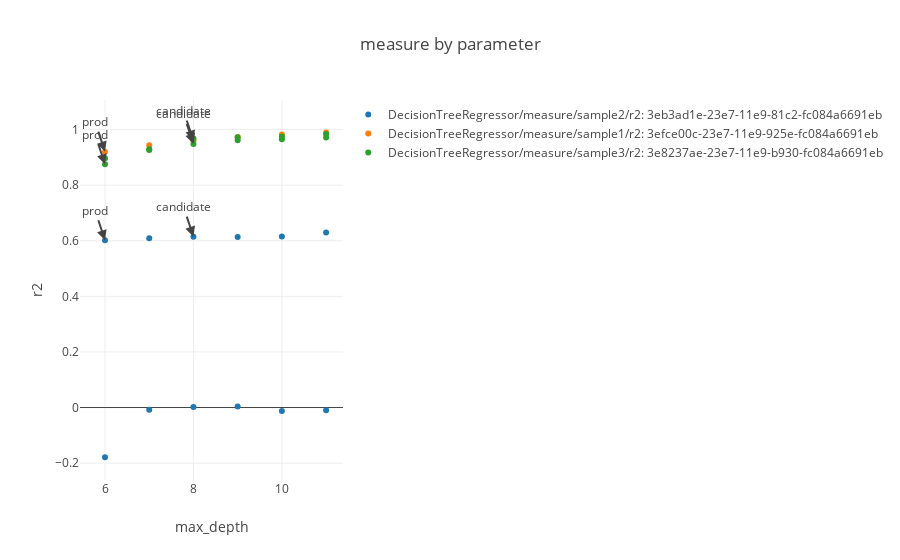

Write notebook code for a chart like this one.
### Markdown cell above
#### Plot error measure vs parameter

### Code cell
import pailab.analysis.plot_helper as plt_helper
import pailab.analysis.plot as plot
plot.measure_by_parameter(ml_repo, ml_repo.tree.models.DecisionTreeRegressor.measures('r2'), 'max_depth', data_versions=LAST_VERSION)
#ml_repo.models.DecisionTreeRegressor.measures('r2')

### Figure 1 — Plotly figure (JSON) as saved in the notebook; plotly's stock layout.template omitted (floating-point values rounded to 4 significant figures)
{"data": [{"mode": "markers", "name": "DecisionTreeRegressor/measure/sample2/r2: 3eb3ad1e-23e7-11e9-81c2-fc084a6691eb", "text": ["model version: 3ed68680-23e7-11e9-95ce-fc084a6691eb<br>sample3: 3eb3ad1e-23e7-11e9-81c2-fc084a6691eb<br>train_data: 3ed59ccc-23e7-11e9-a3d4-fc084a6691eb", "model version: 3edd38ac-23e7-11e9-a029-fc084a6691eb<br>sample3: 3eb3ad1e-23e7-11e9-81c2-fc084a6691eb<br>train_data: 3ed59ccc-23e7-11e9-a3d4-fc084a6691eb", "model version: 3ee1f06c-23e7-11e9-be39-fc084a6691eb<br>sample3: 3eb3ad1e-23e7-11e9-81c2-fc084a6691eb<br>train_data: 3ed59ccc-23e7-11e9-a3d4-fc084a6691eb", "model version: 3ee743f6-23e7-11e9-80c9-fc084a6691eb<br>sample3: 3eb3ad1e-23e7-11e9-81c2-fc084a6691eb<br>train_data: 3ed59ccc-23e7-11e9-a3d4-fc084a6691eb", "model version: 3eece56c-23e7-11e9-b3d5-fc084a6691eb<br>sample3: 3eb3ad1e-23e7-11e9-81c2-fc084a6691eb<br>train_data: 3ed59ccc-23e7-11e9-a3d4-fc084a6691eb", "model version: 3ef3e58a-23e7-11e9-8603-fc084a6691eb<br>sample3: 3eb3ad1e-23e7-11e9-81c2-fc084a6691eb<br>train_data: 3ed59ccc-23e7-11e9-a3d4-fc084a6691eb", "model version: 3efda2dc-23e7-11e9-ac02-fc084a6691eb<br>sample3: 3eb3ad1e-23e7-11e9-81c2-fc084a6691eb<br>train_data: 3efce00c-23e7-11e9-925e-fc084a6691eb", "model version: 3f039238-23e7-11e9-b091-fc084a6691eb<br>sample3: 3eb3ad1e-23e7-11e9-81c2-fc084a6691eb<br>train_data: 3efce00c-23e7-11e9-925e-fc084a6691eb", "model version: 3f08e5c6-23e7-11e9-9906-fc084a6691eb<br>sample3: 3eb3ad1e-23e7-11e9-81c2-fc084a6691eb<br>train_data: 3efce00c-23e7-11e9-925e-fc084a6691eb", "model version: 3f0e393e-23e7-11e9-8e1d-fc084a6691eb<br>sample3: 3eb3ad1e-23e7-11e9-81c2-fc084a6691eb<br>train_data: 3efce00c-23e7-11e9-925e-fc084a6691eb", "model version: 3f1317f6-23e7-11e9-b94b-fc084a6691eb<br>sample3: 3eb3ad1e-23e7-11e9-81c2-fc084a6691eb<br>train_data: 3efce00c-23e7-11e9-925e-fc084a6691eb", "model version: 3f189262-23e7-11e9-b49c-fc084a6691eb<br>sample3: 3eb3ad1e-23e7-11e9-81c2-fc084a6691eb<br>train_data: 3efce00c-23e7-11e9-925e-fc084a6691eb"], "type": "scatter", "x": [6, 7, 8, 9, 10, 11, 6, 7, 8, 9, 10, 11], "y": [-0.1789, -0.007894, 0.001699, 0.003979, -0.0126, -0.009437, 0.602, 0.6087, 0.6147, 0.6132, 0.6151, 0.6294]}, {"mode": "markers", "name": "DecisionTreeRegressor/measure/sample1/r2: 3efce00c-23e7-11e9-925e-fc084a6691eb", "text": ["model version: 3efda2dc-23e7-11e9-ac02-fc084a6691eb<br>sample3: 3efce00c-23e7-11e9-925e-fc084a6691eb<br>train_data: 3efce00c-23e7-11e9-925e-fc084a6691eb", "model version: 3f039238-23e7-11e9-b091-fc084a6691eb<br>sample3: 3efce00c-23e7-11e9-925e-fc084a6691eb<br>train_data: 3efce00c-23e7-11e9-925e-fc084a6691eb", "model version: 3f08e5c6-23e7-11e9-9906-fc084a6691eb<br>sample3: 3efce00c-23e7-11e9-925e-fc084a6691eb<br>train_data: 3efce00c-23e7-11e9-925e-fc084a6691eb", "model version: 3f0e393e-23e7-11e9-8e1d-fc084a6691eb<br>sample3: 3efce00c-23e7-11e9-925e-fc084a6691eb<br>train_data: 3efce00c-23e7-11e9-925e-fc084a6691eb", "model version: 3f1317f6-23e7-11e9-b94b-fc084a6691eb<br>sample3: 3efce00c-23e7-11e9-925e-fc084a6691eb<br>train_data: 3efce00c-23e7-11e9-925e-fc084a6691eb", "model version: 3f189262-23e7-11e9-b49c-fc084a6691eb<br>sample3: 3efce00c-23e7-11e9-925e-fc084a6691eb<br>train_data: 3efce00c-23e7-11e9-925e-fc084a6691eb"], "type": "scatter", "x": [6, 7, 8, 9, 10, 11], "y": [0.9207, 0.9432, 0.9607, 0.9731, 0.9821, 0.9891]}, {"mode": "markers", "name": "DecisionTreeRegressor/measure/sample3/r2: 3e8237ae-23e7-11e9-b930-fc084a6691eb", "text": ["model version: 3ed68680-23e7-11e9-95ce-fc084a6691eb<br>sample3: 3e8237ae-23e7-11e9-b930-fc084a6691eb<br>train_data: 3ed59ccc-23e7-11e9-a3d4-fc084a6691eb", "model version: 3edd38ac-23e7-11e9-a029-fc084a6691eb<br>sample3: 3e8237ae-23e7-11e9-b930-fc084a6691eb<br>train_data: 3ed59ccc-23e7-11e9-a3d4-fc084a6691eb", "model version: 3ee1f06c-23e7-11e9-be39-fc084a6691eb<br>sample3: 3e8237ae-23e7-11e9-b930-fc084a6691eb<br>train_data: 3ed59ccc-23e7-11e9-a3d4-fc084a6691eb", "model version: 3ee743f6-23e7-11e9-80c9-fc084a6691eb<br>sample3: 3e8237ae-23e7-11e9-b930-fc084a6691eb<br>train_data: 3ed59ccc-23e7-11e9-a3d4-fc084a6691eb", "model version: 3eece56c-23e7-11e9-b3d5-fc084a6691eb<br>sample3: 3e8237ae-23e7-11e9-b930-fc084a6691eb<br>train_data: 3ed59ccc-23e7-11e9-a3d4-fc084a6691eb", "model version: 3ef3e58a-23e7-11e9-8603-fc084a6691eb<br>sample3: 3e8237ae-23e7-11e9-b930-fc084a6691eb<br>train_data: 3ed59ccc-23e7-11e9-a3d4-fc084a6691eb", "model version: 3efda2dc-23e7-11e9-ac02-fc084a6691eb<br>sample3: 3e8237ae-23e7-11e9-b930-fc084a6691eb<br>train_data: 3efce00c-23e7-11e9-925e-fc084a6691eb", "model version: 3f039238-23e7-11e9-b091-fc084a6691eb<br>sample3: 3e8237ae-23e7-11e9-b930-fc084a6691eb<br>train_data: 3efce00c-23e7-11e9-925e-fc084a6691eb", "model version: 3f08e5c6-23e7-11e9-9906-fc084a6691eb<br>sample3: 3e8237ae-23e7-11e9-b930-fc084a6691eb<br>train_data: 3efce00c-23e7-11e9-925e-fc084a6691eb", "model version: 3f0e393e-23e7-11e9-8e1d-fc084a6691eb<br>sample3: 3e8237ae-23e7-11e9-b930-fc084a6691eb<br>train_data: 3efce00c-23e7-11e9-925e-fc084a6691eb", "model version: 3f1317f6-23e7-11e9-b94b-fc084a6691eb<br>sample3: 3e8237ae-23e7-11e9-b930-fc084a6691eb<br>train_data: 3efce00c-23e7-11e9-925e-fc084a6691eb", "model version: 3f189262-23e7-11e9-b49c-fc084a6691eb<br>sample3: 3e8237ae-23e7-11e9-b930-fc084a6691eb<br>train_data: 3efce00c-23e7-11e9-925e-fc084a6691eb"], "type": "scatter", "x": [6, 7, 8, 9, 10, 11, 6, 7, 8, 9, 10, 11], "y": [0.8967, 0.9263, 0.9682, 0.9722, 0.9755, 0.9838, 0.8753, 0.9294, 0.9484, 0.9618, 0.9651, 0.9717]}], "layout": {"annotations": [{"arrowhead": 2, "showarrow": true, "text": "prod", "x": 6, "xref": "x", "y": 0.602, "yref": "y"}, {"arrowhead": 2, "showarrow": true, "text": "candidate", "x": 8, "xref": "x", "y": 0.6147, "yref": "y"}, {"arrowhead": 2, "showarrow": true, "text": "prod", "x": 6, "xref": "x", "y": 0.9207, "yref": "y"}, {"arrowhead": 2, "showarrow": true, "text": "candidate", "x": 8, "xref": "x", "y": 0.9607, "yref": "y"}, {"arrowhead": 2, "showarrow": true, "text": "prod", "x": 6, "xref": "x", "y": 0.8753, "yref": "y"}, {"arrowhead": 2, "showarrow": true, "text": "candidate", "x": 8, "xref": "x", "y": 0.9484, "yref": "y"}], "title": "measure by parameter", "xaxis": {"title": "max_depth"}, "yaxis": {"title": "r2"}}}
